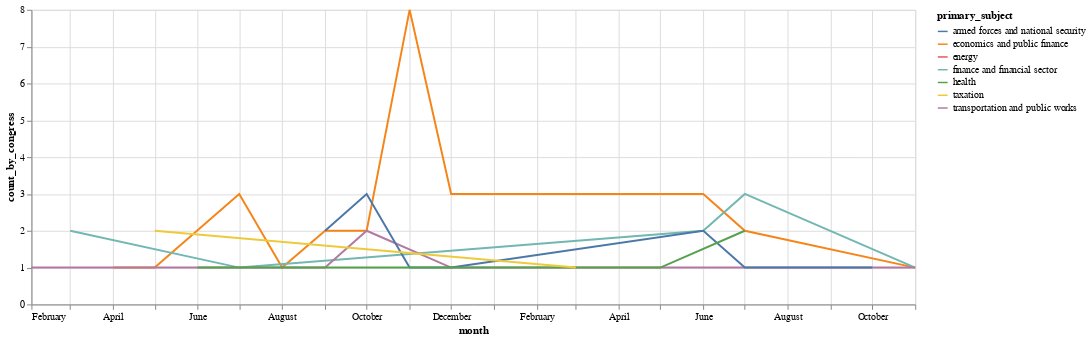

Write notebook code for a chart like this one.
### Code cell
laws_107['primary_subject'] = laws_107['primary_subject'].str.lower()
count_by_subject = laws_107.groupby(['month', 'primary_subject']).size().reset_index().rename(columns={0: 'count_by_congress'})
total_count = all_laws.groupby('month').size().reset_index().rename(columns={0: 'count'})
d = count_by_subject.merge(total_count).sort_values(['month', 'count_by_congress'], ascending=False)
tops = ['economics and public finance', 
        'armed forces and national security', 
        'taxation', 'health', 'energy', 
        'transportation and public works', 
        'finance and financial sector', 'imigration']
d = d[d['primary_subject'].apply(lambda x: True if x in tops else False)]

alt.Chart(d, width=900, height=300).mark_line().encode(
    x='month:T',
    y='count_by_congress',
    color='primary_subject',
)

### Figure 1 — Vega-Lite specification as saved in the notebook (floating-point values rounded to 4 significant figures)
{"$schema": "https://vega.github.io/schema/vega-lite/v2.6.0.json", "config": {"view": {"height": 300, "width": 400}}, "data": {"name": "data-511603e5406619382b89ef79ba7e885d"}, "datasets": {"data-511603e5406619382b89ef79ba7e885d": [{"count": 14, "count_by_congress": 1, "month": "2002-11", "primary_subject": "economics and public finance"}, {"count": 14, "count_by_congress": 1, "month": "2002-11", "primary_subject": "finance and financial sector"}, {"count": 14, "count_by_congress": 1, "month": "2002-11", "primary_subject": "transportation and public works"}, {"count": 12, "count_by_congress": 1, "month": "2002-10", "primary_subject": "armed forces and national security"}, {"count": 5, "count_by_congress": 1, "month": "2002-08", "primary_subject": "armed forces and national security"}, {"count": 36, "count_by_congress": 3, "month": "2002-07", "primary_subject": "finance and financial sector"}, {"count": 36, "count_by_congress": 2, "month": "2002-07", "primary_subject": "economics and public finance"}, {"count": 36, "count_by_congress": 2, "month": "2002-07", "primary_subject": "health"}, {"count": 36, "count_by_congress": 1, "month": "2002-07", "primary_subject": "armed forces and national security"}, {"count": 36, "count_by_congress": 3, "month": "2002-06", "primary_subject": "economics and public finance"}, {"count": 36, "count_by_congress": 2, "month": "2002-06", "primary_subject": "armed forces and national security"}, {"count": 36, "count_by_congress": 2, "month": "2002-06", "primary_subject": "finance and financial sector"}, {"count": 31, "count_by_congress": 1, "month": "2002-05", "primary_subject": "health"}, {"count": 40, "count_by_congress": 1, "month": "2002-04", "primary_subject": "energy"}, {"count": 21, "count_by_congress": 1, "month": "2002-03", "primary_subject": "taxation"}, {"count": 37, "count_by_congress": 3, "month": "2001-12", "primary_subject": "economics and public finance"}, {"count": 37, "count_by_congress": 1, "month": "2001-12", "primary_subject": "armed forces and national security"}, {"count": 37, "count_by_congress": 1, "month": "2001-12", "primary_subject": "transportation and public works"}, {"count": 28, "count_by_congress": 8, "month": "2001-11", "primary_subject": "economics and public finance"}, {"count": 28, "count_by_congress": 1, "month": "2001-11", "primary_subject": "armed forces and national security"}, {"count": 27, "count_by_congress": 3, "month": "2001-10", "primary_subject": "armed forces and national security"}, {"count": 27, "count_by_congress": 2, "month": "2001-10", "primary_subject": "economics and public finance"}, {"count": 27, "count_by_congress": 2, "month": "2001-10", "primary_subject": "transportation and public works"}, {"count": 15, "count_by_congress": 2, "month": "2001-09", "primary_subject": "armed forces and national security"}, {"count": 15, "count_by_congress": 2, "month": "2001-09", "primary_subject": "economics and public finance"}, {"count": 15, "count_by_congress": 1, "month": "2001-09", "primary_subject": "transportation and public works"}, {"count": 12, "count_by_congress": 1, "month": "2001-08", "primary_subject": "economics and public finance"}, {"count": 41, "count_by_congress": 3, "month": "2001-07", "primary_subject": "economics and public finance"}, {"count": 41, "count_by_congress": 1, "month": "2001-07", "primary_subject": "finance and financial sector"}, {"count": 50, "count_by_congress": 1, "month": "2001-06", "primary_subject": "health"}, {"count": 83, "count_by_congress": 2, "month": "2001-05", "primary_subject": "taxation"}, {"count": 83, "count_by_congress": 1, "month": "2001-05", "primary_subject": "economics and public finance"}, {"count": 24, "count_by_congress": 1, "month": "2001-04", "primary_subject": "economics and public finance"}, {"count": 49, "count_by_congress": 2, "month": "2001-03", "primary_subject": "finance and financial sector"}, {"count": 7, "count_by_congress": 1, "month": "2001-02", "primary_subject": "transportation and public works"}]}, "encoding": {"color": {"field": "primary_subject", "type": "nominal"}, "x": {"field": "month", "type": "temporal"}, "y": {"field": "count_by_congress", "type": "quantitative"}}, "height": 300, "mark": "line", "width": 900}
